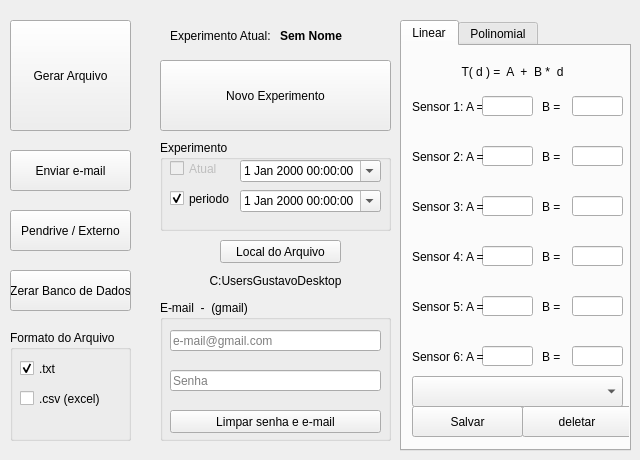
    <widget class="QWidget" name="tab_6">
     <attribute name="title">
      <string>Dados</string>
     </attribute>
     <widget class="QPushButton" name="pushButton_8">
      <property name="geometry">
       <rect>
        <x>10</x>
        <y>20</y>
        <width>121</width>
        <height>111</height>
       </rect>
      </property>
      <property name="text">
       <string>Gerar Arquivo</string>
      </property>
     </widget>
     <widget class="QPushButton" name="pushButton_11">
      <property name="geometry">
       <rect>
        <x>10</x>
        <y>150</y>
        <width>121</width>
        <height>41</height>
       </rect>
      </property>
      <property name="text">
       <string>Enviar e-mail</string>
      </property>
     </widget>
     <widget class="QPushButton" name="pushButton_12">
      <property name="geometry">
       <rect>
        <x>10</x>
        <y>210</y>
        <width>121</width>
        <height>41</height>
       </rect>
      </property>
      <property name="text">
       <string>Pendrive / Externo</string>
      </property>
     </widget>
     <widget class="QGroupBox" name="groupBox_10">
      <property name="geometry">
       <rect>
        <x>10</x>
        <y>330</y>
        <width>121</width>
        <height>111</height>
       </rect>
      </property>
      <property name="title">
       <string>Formato do Arquivo</string>
      </property>
      <property name="checkable">
       <bool>false</bool>
      </property>
      <widget class="QCheckBox" name="checkBox_15">
       <property name="geometry">
        <rect>
         <x>10</x>
         <y>30</y>
         <width>70</width>
         <height>17</height>
        </rect>
       </property>
       <property name="text">
        <string>.txt</string>
       </property>
       <property name="checked">
        <bool>true</bool>
       </property>
       <property name="autoExclusive">
        <bool>true</bool>
       </property>
      </widget>
      <widget class="QCheckBox" name="checkBox_16">
       <property name="geometry">
        <rect>
         <x>10</x>
         <y>60</y>
         <width>81</width>
         <height>17</height>
        </rect>
       </property>
       <property name="text">
        <string>.csv (excel)</string>
       </property>
       <property name="autoExclusive">
        <bool>true</bool>
       </property>
      </widget>
     </widget>
     <widget class="QPushButton" name="pushButton_13">
      <property name="geometry">
       <rect>
        <x>10</x>
        <y>270</y>
        <width>121</width>
        <height>41</height>
       </rect>
      </property>
      <property name="text">
       <string>Zerar Banco de Dados</string>
      </property>
     </widget>
     <widget class="QGroupBox" name="groupBox_11">
      <property name="geometry">
       <rect>
        <x>160</x>
        <y>300</y>
        <width>231</width>
        <height>141</height>
       </rect>
      </property>
      <property name="title">
       <string>E-mail  -  (gmail)</string>
      </property>
      <widget class="QLineEdit" name="lineEdit_2">
       <property name="geometry">
        <rect>
         <x>10</x>
         <y>30</y>
         <width>211</width>
         <height>21</height>
        </rect>
       </property>
       <property name="inputMask">
        <string notr="true"/>
       </property>
       <property name="placeholderText">
        <string>e-mail@gmail.com</string>
       </property>
      </widget>
      <widget class="QLineEdit" name="lineEdit_3">
       <property name="geometry">
        <rect>
         <x>10</x>
         <y>70</y>
         <width>211</width>
         <height>21</height>
        </rect>
       </property>
       <property name="echoMode">
        <enum>QLineEdit::Password</enum>
       </property>
       <property name="readOnly">
        <bool>false</bool>
       </property>
       <property name="placeholderText">
        <string>Senha</string>
       </property>
      </widget>
      <widget class="QPushButton" name="pushButton_14">
       <property name="geometry">
        <rect>
         <x>10</x>
         <y>110</y>
         <width>211</width>
         <height>23</height>
        </rect>
       </property>
       <property name="text">
        <string>Limpar senha e e-mail</string>
       </property>
      </widget>
     </widget>
     <widget class="QGroupBox" name="groupBox_12">
      <property name="geometry">
       <rect>
        <x>160</x>
        <y>140</y>
        <width>231</width>
        <height>91</height>
       </rect>
      </property>
      <property name="title">
       <string>Experimento</string>
      </property>
      <widget class="QCheckBox" name="checkBox_18">
       <property name="geometry">
        <rect>
         <x>10</x>
         <y>50</y>
         <width>61</width>
         <height>17</height>
        </rect>
       </property>
       <property name="text">
        <string>periodo</string>
       </property>
       <property name="checked">
        <bool>true</bool>
       </property>
       <property name="autoExclusive">
        <bool>true</bool>
       </property>
      </widget>
      <widget class="QCheckBox" name="checkBox_19">
       <property name="enabled">
        <bool>false</bool>
       </property>
       <property name="geometry">
        <rect>
         <x>10</x>
         <y>20</y>
         <width>111</width>
         <height>17</height>
        </rect>
       </property>
       <property name="text">
        <string>Atual</string>
       </property>
       <property name="checked">
        <bool>false</bool>
       </property>
       <property name="autoExclusive">
        <bool>true</bool>
       </property>
      </widget>
      <widget class="QDateTimeEdit" name="dateTimeEdit">
       <property name="geometry">
        <rect>
         <x>80</x>
         <y>20</y>
         <width>141</width>
         <height>22</height>
        </rect>
       </property>
       <property name="calendarPopup">
        <bool>true</bool>
       </property>
      </widget>
      <widget class="QDateTimeEdit" name="dateTimeEdit_2">
       <property name="geometry">
        <rect>
         <x>80</x>
         <y>50</y>
         <width>141</width>
         <height>22</height>
        </rect>
       </property>
       <property name="calendarPopup">
        <bool>true</bool>
       </property>
      </widget>
     </widget>
     <widget class="QLabel" name="label_19">
      <property name="geometry">
       <rect>
        <x>170</x>
        <y>20</y>
        <width>101</width>
        <height>31</height>
       </rect>
      </property>
      <property name="text">
       <string>Experimento Atual:</string>
      </property>
     </widget>
     <widget class="QLabel" name="label_20">
      <property name="geometry">
       <rect>
        <x>280</x>
        <y>20</y>
        <width>101</width>
        <height>31</height>
       </rect>
      </property>
      <property name="font">
       <font>
        <weight>75</weight>
        <bold>true</bold>
       </font>
      </property>
      <property name="text">
       <string>Sem Nome</string>
      </property>
     </widget>
     <widget class="QPushButton" name="pushButton_15">
      <property name="geometry">
       <rect>
        <x>160</x>
        <y>60</y>
        <width>231</width>
        <height>71</height>
       </rect>
      </property>
      <property name="text">
       <string>Novo Experimento</string>
      </property>
     </widget>
     <widget class="QPushButton" name="pushButton_16">
      <property name="geometry">
       <rect>
        <x>220</x>
        <y>240</y>
        <width>121</width>
        <height>23</height>
       </rect>
      </property>
      <property name="text">
       <string>Local do Arquivo</string>
      </property>
     </widget>
     <widget class="QLabel" name="label_18">
      <property name="geometry">
       <rect>
        <x>170</x>
        <y>270</y>
        <width>211</width>
        <height>21</height>
       </rect>
      </property>
      <property name="text">
       <string>C:UsersGustavoDesktop</string>
      </property>
      <property name="alignment">
       <set>Qt::AlignCenter</set>
      </property>
     </widget>
     <widget class="QTabWidget" name="tabWidget_3">
      <property name="geometry">
       <rect>
        <x>400</x>
        <y>20</y>
        <width>231</width>
        <height>431</height>
       </rect>
      </property>
      <property name="currentIndex">
       <number>0</number>
      </property>
      <widget class="QWidget" name="tab_7">
       <attribute name="title">
        <string>Linear</string>
       </attribute>
       <widget class="QLabel" name="label_17">
        <property name="geometry">
         <rect>
          <x>10</x>
          <y>10</y>
          <width>201</width>
          <height>31</height>
         </rect>
        </property>
        <property name="text">
         <string>T( d ) =  A  +  B *  d</string>
        </property>
        <property name="alignment">
         <set>Qt::AlignCenter</set>
        </property>
       </widget>
       <widget class="QLabel" name="label_21">
        <property name="geometry">
         <rect>
          <x>10</x>
          <y>50</y>
          <width>71</width>
          <height>21</height>
         </rect>
        </property>
        <property name="text">
         <string>Sensor 1: A =</string>
        </property>
       </widget>
       <widget class="QLineEdit" name="lineEdit_4">
        <property name="geometry">
         <rect>
          <x>80</x>
          <y>50</y>
          <width>51</width>
          <height>20</height>
         </rect>
        </property>
        <property name="text">
         <string/>
        </property>
       </widget>
       <widget class="QLabel" name="label_22">
        <property name="geometry">
         <rect>
          <x>140</x>
          <y>50</y>
          <width>21</width>
          <height>21</height>
         </rect>
        </property>
        <property name="text">
         <string>B =</string>
        </property>
       </widget>
       <widget class="QLineEdit" name="lineEdit_5">
        <property name="geometry">
         <rect>
          <x>170</x>
          <y>50</y>
          <width>51</width>
          <height>20</height>
         </rect>
        </property>
        <property name="text">
         <string/>
        </property>
       </widget>
       <widget class="QLineEdit" name="lineEdit_6">
        <property name="geometry">
         <rect>
          <x>170</x>
          <y>100</y>
          <width>51</width>
          <height>20</height>
         </rect>
        </property>
        <property name="text">
         <string/>
        </property>
       </widget>
       <widget class="QLineEdit" name="lineEdit_7">
        <property name="geometry">
         <rect>
          <x>80</x>
          <y>100</y>
          <width>51</width>
          <height>20</height>
         </rect>
        </property>
        <property name="text">
         <string/>
        </property>
       </widget>
       <widget class="QLabel" name="label_23">
        <property name="geometry">
         <rect>
          <x>10</x>
          <y>100</y>
          <width>71</width>
          <height>21</height>
         </rect>
        </property>
        <property name="text">
         <string>Sensor 2: A =</string>
        </property>
       </widget>
       <widget class="QLabel" name="label_24">
        <property name="geometry">
         <rect>
          <x>140</x>
          <y>100</y>
          <width>21</width>
          <height>21</height>
         </rect>
        </property>
        <property name="text">
         <string>B =</string>
        </property>
       </widget>
       <widget class="QLineEdit" name="lineEdit_8">
        <property name="geometry">
         <rect>
          <x>170</x>
          <y>150</y>
          <width>51</width>
          <height>20</height>
         </rect>
        </property>
        <property name="text">
         <string/>
        </property>
       </widget>
       <widget class="QLineEdit" name="lineEdit_9">
        <property name="geometry">
         <rect>
          <x>80</x>
          <y>150</y>
          <width>51</width>
          <height>20</height>
         </rect>
        </property>
        <property name="text">
         <string/>
        </property>
       </widget>
       <widget class="QLabel" name="label_25">
        <property name="geometry">
         <rect>
          <x>10</x>
          <y>150</y>
          <width>71</width>
          <height>21</height>
         </rect>
        </property>
        <property name="text">
         <string>Sensor 3: A =</string>
        </property>
       </widget>
       <widget class="QLabel" name="label_26">
        <property name="geometry">
         <rect>
          <x>140</x>
          <y>150</y>
          <width>21</width>
          <height>21</height>
         </rect>
        </property>
        <property name="text">
         <string>B =</string>
        </property>
       </widget>
       <widget class="QLineEdit" name="lineEdit_10">
        <property name="geometry">
         <rect>
          <x>170</x>
          <y>200</y>
          <width>51</width>
          <height>20</height>
         </rect>
        </property>
        <property name="text">
         <string/>
        </property>
       </widget>
       <widget class="QLineEdit" name="lineEdit_11">
        <property name="geometry">
         <rect>
          <x>80</x>
          <y>200</y>
          <width>51</width>
          <height>20</height>
         </rect>
        </property>
        <property name="text">
         <string/>
        </property>
       </widget>
       <widget class="QLabel" name="label_27">
        <property name="geometry">
         <rect>
          <x>10</x>
          <y>200</y>
          <width>71</width>
          <height>21</height>
         </rect>
        </property>
        <property name="text">
         <string>Sensor 4: A =</string>
        </property>
       </widget>
       <widget class="QLabel" name="label_28">
        <property name="geometry">
         <rect>
          <x>140</x>
          <y>200</y>
          <width>21</width>
          <height>21</height>
         </rect>
        </property>
        <property name="text">
         <string>B =</string>
        </property>
       </widget>
       <widget class="QLineEdit" name="lineEdit_12">
        <property name="geometry">
         <rect>
          <x>170</x>
          <y>250</y>
          <width>51</width>
          <height>20</height>
         </rect>
        </property>
        <property name="text">
         <string/>
        </property>
       </widget>
       <widget class="QLineEdit" name="lineEdit_13">
        <property name="geometry">
         <rect>
          <x>80</x>
          <y>250</y>
          <width>51</width>
          <height>20</height>
         </rect>
        </property>
        <property name="text">
         <string/>
        </property>
       </widget>
       <widget class="QLabel" name="label_29">
        <property name="geometry">
         <rect>
          <x>10</x>
          <y>250</y>
          <width>71</width>
          <height>21</height>
         </rect>
        </property>
        <property name="text">
         <string>Sensor 5: A =</string>
        </property>
       </widget>
       <widget class="QLabel" name="label_30">
        <property name="geometry">
         <rect>
          <x>140</x>
          <y>250</y>
          <width>21</width>
          <height>21</height>
         </rect>
        </property>
        <property name="text">
         <string>B =</string>
        </property>
       </widget>
       <widget class="QLineEdit" name="lineEdit_14">
        <property name="geometry">
         <rect>
          <x>170</x>
          <y>300</y>
          <width>51</width>
          <height>20</height>
         </rect>
        </property>
        <property name="text">
         <string/>
        </property>
       </widget>
       <widget class="QLineEdit" name="lineEdit_15">
        <property name="geometry">
         <rect>
          <x>80</x>
          <y>300</y>
          <width>51</width>
          <height>20</height>
         </rect>
        </property>
        <property name="text">
         <string/>
        </property>
       </widget>
       <widget class="QLabel" name="label_31">
        <property name="geometry">
         <rect>
          <x>10</x>
          <y>300</y>
          <width>71</width>
          <height>21</height>
         </rect>
        </property>
        <property name="text">
         <string>Sensor 6: A =</string>
        </property>
       </widget>
       <widget class="QLabel" name="label_32">
        <property name="geometry">
         <rect>
          <x>140</x>
          <y>300</y>
          <width>21</width>
          <height>21</height>
         </rect>
        </property>
        <property name="text">
         <string>B =</string>
        </property>
       </widget>
       <widget class="QPushButton" name="pushButton_17">
        <property name="geometry">
         <rect>
          <x>10</x>
          <y>360</y>
          <width>111</width>
          <height>31</height>
         </rect>
        </property>
        <property name="text">
         <string>Salvar</string>
        </property>
       </widget>
       <widget class="QComboBox" name="comboBox_4">
        <property name="geometry">
         <rect>
          <x>10</x>
          <y>330</y>
          <width>211</width>
          <height>31</height>
         </rect>
        </property>
       </widget>
       <widget class="QPushButton" name="pushButton_19">
        <property name="geometry">
         <rect>
          <x>120</x>
          <y>360</y>
          <width>110</width>
          <height>31</height>
         </rect>
        </property>
        <property name="text">
         <string>deletar</string>
        </property>
       </widget>
      </widget>
      <widget class="QWidget" name="tab_8">
       <attribute name="title">
        <string>Polinomial</string>
       </attribute>
      </widget>
     </widget>
    </widget>
